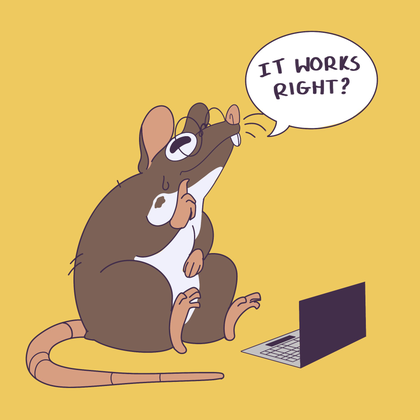
%> input picture 02_Eigenproblems/Report/figs/student_rat.png, 420 x 420 px, shrunk from 2048 x 2048 before the run
$ octave problem_11.m   (GNU Octave 9; MATLAB toolbox functions it lacks are replaced by stand-ins)
%> lines starting %> are read from the running program, lines starting %| are printed output that depends on the picture
image=imread("student_rat.png");%load image
%> image is the input picture: size 420x420x3 uint8; mean R, G, B 215.5, 182.6, 105.9
image=rgb2gray(image);%turn image to grayscale
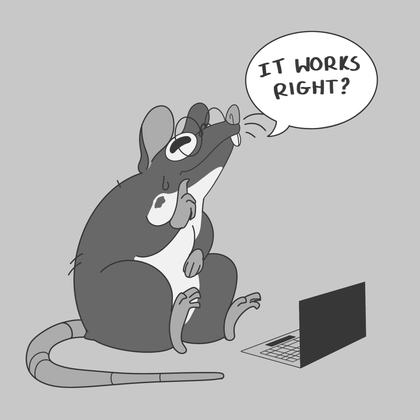
%> image: size 420x420 uint8; min 30, max 255, mean 183.8
image=(double(image))/255;%image pixel values between 0 and 1
%> image: size 420x420 double

[U,S,V]=svd(image);%
[R,C]=size(image);
%> R = 420; C = 420
S2=zeros(R,C);
for N=[10 20 40 60 80 100]
    for i=1:N
        S2(i,i)=S(i,i); %overwrite to create new sigma matrix
    end
    newImage=U*S2*V';%approximate image with new sigma
    figure;
    imshow(newImage);

end
%> this loop made 6 passes
%> pass 1, `imshow(newImage);`:
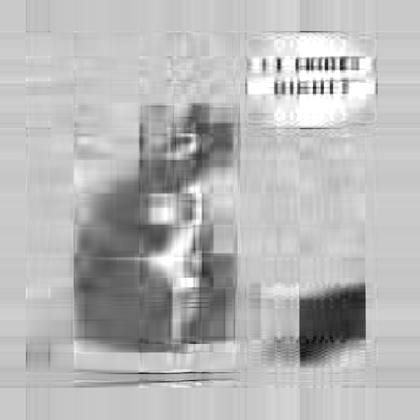
%> displayed picture: size 420x420, on the screen's scale of 0 to 255; min 11, max 255, mean 183.6
%> pass 2, `imshow(newImage);`:
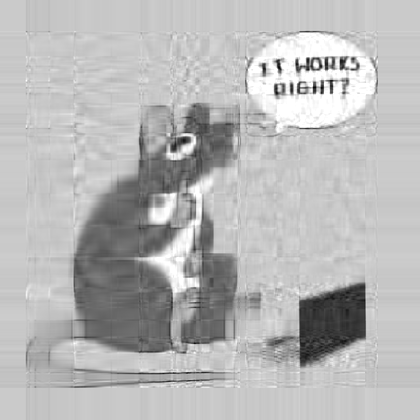
%> displayed picture: size 420x420, on the screen's scale of 0 to 255; min 7, max 255, mean 183.5
